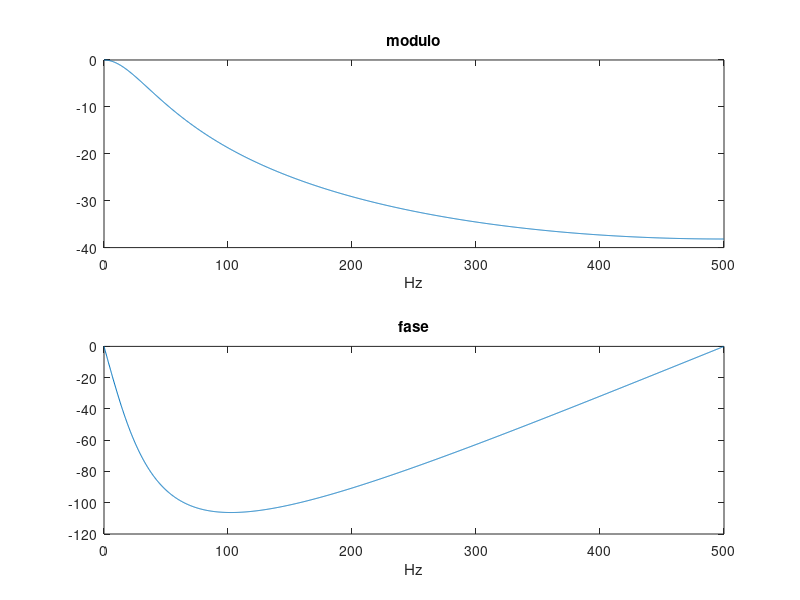
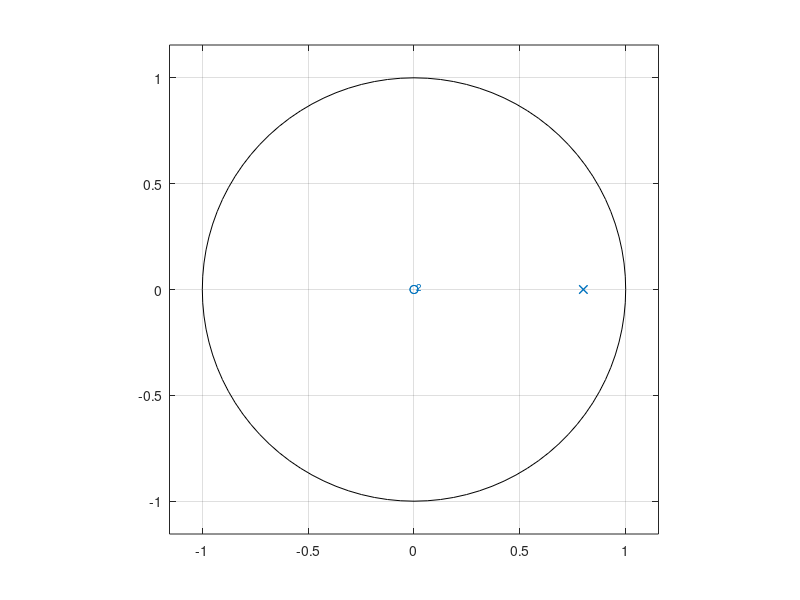

The MATLAB script that drew these images, in order:
%% Elaborazione Segnali Biomedici - Soluzione Laboratorio 07
% Prof. Veronese Mattia - UNIPD

%% OPENING
clear all
close all
clc

%% Esercizio 4
% Progettare un filtro passa-basso con 2 poli reali coincidenti in 0.8 e
% 2 zeri nell' origine, in modo che abbia guadagno unitario per ω=0 
% |H(ω=0)|= |H(1)|= 1
% Visualizzare la risposta in frequenza del filtro, in modulo e fase, 
% e il diagramma zeri-poli.


Fc = 1000;
poli = [0.8, 0.8];
zeri = [0, 0];
b = poly(zeri);
a = poly(poli);

G = polyval(b,1)/polyval(a,1);
b = b/G;

% Filtro
[H, F] = freqz(b,a,2048,Fc);

figure
subplot(2,1,1)
plot(F,20*log10(abs(H)))		% Disegna il modulo
title('modulo')
xlabel('Hz')
subplot(2,1,2)
plot(F,angle(H)*360/(2*pi))	    % Disegna la fase 
title('fase')
xlabel('Hz')

% Diagramma zeri-poli
figure
zplane(b,a) 
